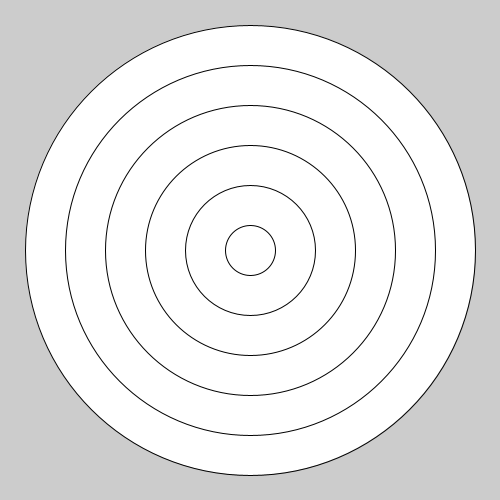
Frame 1 (no input)
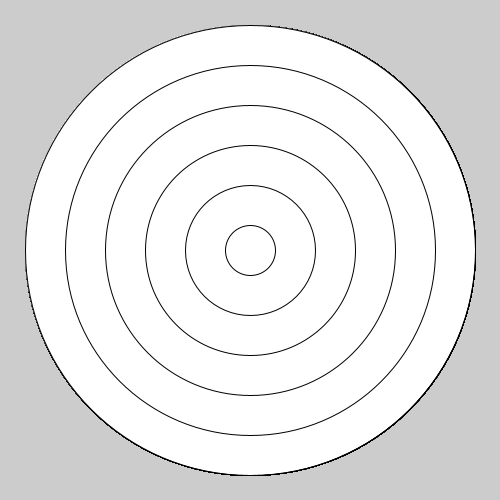
Frame 60 (the mouse pressed at the canvas centre just before this capture)
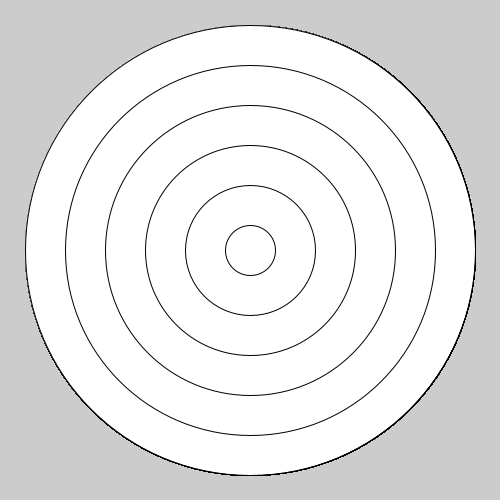
Frame 120 (the mouse held since frame 60 and released just before this capture)

The Processing sketch that drew these frames (run headless with seeded random() and noise(); from frame 60 on, the mouse is pressed at the canvas centre):

// Processing sketch: bullseye
// ── bullseye.pde

void setup() {
 
  // set the size of your sketch
  
  size(500, 500);
  
}

void draw() {
  
  //Starting with the largest ellipse, use a for loop to draw a bullseye with ellipses.
  
  for (int i = 450; i > 0; i-= 80){
    
  ellipse(250, 250, i, i);
  
  }
  
  //Use an if statement and modulo to alternate the color of your rings.
  
  
  
}
